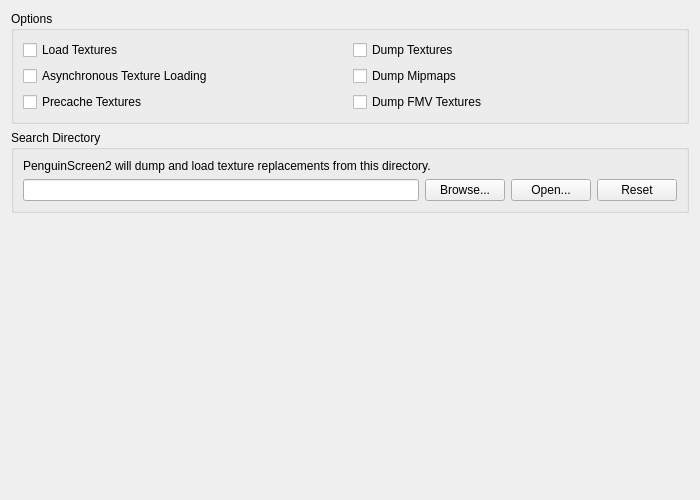
<?xml version="1.0" encoding="UTF-8"?>
<ui version="4.0">
 <class>GraphicsTextureReplacementSettingsTab</class>
 <widget class="QWidget" name="GraphicsTextureReplacementSettingsTab">
  <property name="geometry">
   <rect>
    <x>0</x>
    <y>0</y>
    <width>700</width>
    <height>500</height>
   </rect>
  </property>
  <property name="windowTitle">
   <string/>
  </property>
  <layout class="QVBoxLayout" name="verticalLayout">
   <item>
    <widget class="QGroupBox" name="textureOptions">
     <property name="title">
      <string>Options</string>
     </property>
     <layout class="QGridLayout" name="textureOptionLayout">
      <item row="3" column="0">
       <widget class="QCheckBox" name="precacheTextureReplacements">
        <property name="text">
         <string>Precache Textures</string>
        </property>
       </widget>
      </item>
      <item row="2" column="0">
       <widget class="QCheckBox" name="loadTextureReplacementsAsync">
        <property name="text">
         <string>Asynchronous Texture Loading</string>
        </property>
       </widget>
      </item>
      <item row="1" column="0">
       <widget class="QCheckBox" name="loadTextureReplacements">
        <property name="text">
         <string>Load Textures</string>
        </property>
       </widget>
      </item>
      <item row="1" column="1">
       <widget class="QCheckBox" name="dumpReplaceableTextures">
        <property name="text">
         <string>Dump Textures</string>
        </property>
       </widget>
      </item>
      <item row="2" column="1">
       <widget class="QCheckBox" name="dumpReplaceableMipmaps">
        <property name="text">
         <string>Dump Mipmaps</string>
        </property>
       </widget>
      </item>
      <item row="3" column="1">
       <widget class="QCheckBox" name="dumpTexturesWithFMVActive">
        <property name="text">
         <string>Dump FMV Textures</string>
        </property>
       </widget>
      </item>
     </layout>
    </widget>
   </item>
   <item>
    <widget class="QGroupBox" name="texturesDirectoryBox">
     <property name="title">
      <string>Search Directory</string>
     </property>
     <layout class="QGridLayout" name="textureDirectoryLayout">
      <item row="1" column="0">
       <widget class="QLineEdit" name="texturesDirectory"/>
      </item>
      <item row="1" column="1">
       <widget class="QPushButton" name="texturesBrowse">
        <property name="text">
         <string>Browse...</string>
        </property>
       </widget>
      </item>
      <item row="1" column="2">
       <widget class="QPushButton" name="texturesOpen">
        <property name="text">
         <string>Open...</string>
        </property>
       </widget>
      </item>
      <item row="1" column="3">
       <widget class="QPushButton" name="texturesReset">
        <property name="text">
         <string>Reset</string>
        </property>
       </widget>
      </item>
      <item row="0" column="0" colspan="4">
       <widget class="QLabel" name="textureDescriptionText">
        <property name="text">
         <string>PenguinScreen2 will dump and load texture replacements from this directory.</string>
        </property>
        <property name="buddy">
         <cstring>texturesDirectory</cstring>
        </property>
        <property name="textInteractionFlags">
         <set>Qt::TextBrowserInteraction</set>
        </property>
       </widget>
      </item>
     </layout>
    </widget>
   </item>
   <item>
    <spacer name="verticalSpacer">
     <property name="orientation">
      <enum>Qt::Orientation::Vertical</enum>
     </property>
     <property name="sizeHint" stdset="0">
      <size>
       <width>20</width>
       <height>0</height>
      </size>
     </property>
    </spacer>
   </item>
  </layout>
 </widget>
 <tabstops>
  <tabstop>loadTextureReplacements</tabstop>
  <tabstop>dumpReplaceableTextures</tabstop>
  <tabstop>loadTextureReplacementsAsync</tabstop>
  <tabstop>dumpReplaceableMipmaps</tabstop>
  <tabstop>precacheTextureReplacements</tabstop>
  <tabstop>dumpTexturesWithFMVActive</tabstop>
  <tabstop>texturesDirectory</tabstop>
  <tabstop>texturesBrowse</tabstop>
  <tabstop>texturesOpen</tabstop>
  <tabstop>texturesReset</tabstop>
 </tabstops>
 <resources/>
 <connections/>
</ui>
